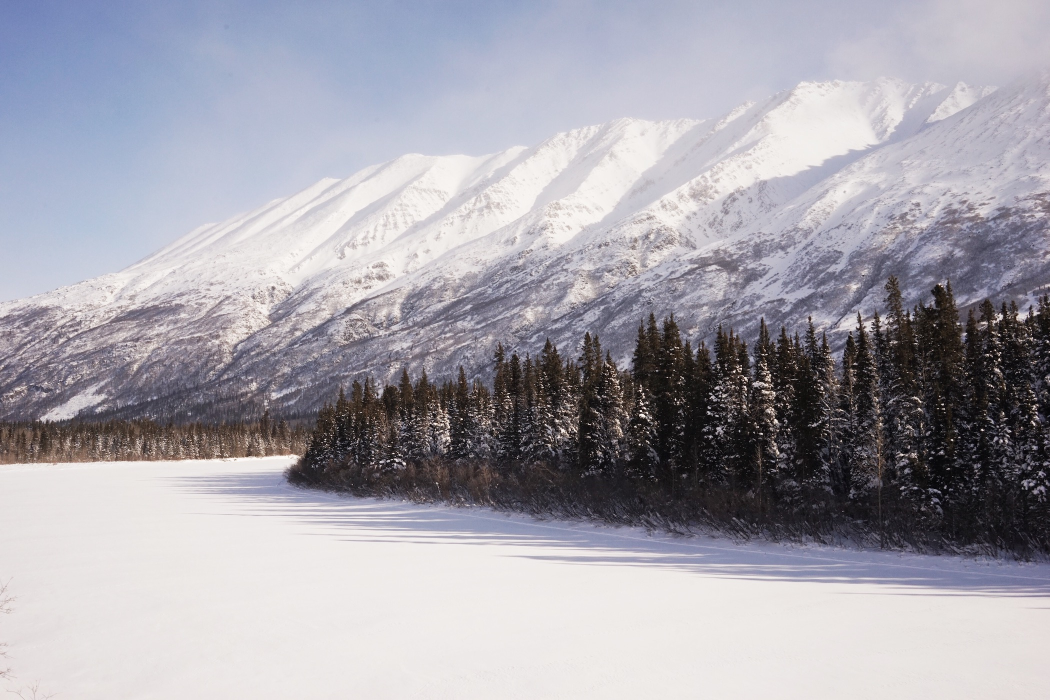
#> input picture image/original/example1.jpg, 2100 x 1400 px, found by its file name (shown at 1/2 size)
$ python '2 demo color.py'
#> lines starting #> are read from the running program, lines starting #| are printed output that depends on the picture; long printed decimals are rounded
### athec/misc.py
# -*- coding: utf-8 -*-
import os, sys, random, shutil, pprint
import cv2
import numpy as np
from PIL import Image, ImageFile

def create_path(filepath):
    filepathfolder = os.path.dirname(filepath)
    if not os.path.exists(filepathfolder): os.makedirs(filepathfolder)

def make_path(filepath, suffix = None):
    imgbasename = os.path.basename(filepath)
    if isinstance(suffix, str):
        imgbasename = imgbasename + "." + suffix
    imgname = imgbasename if imgbasename.lower().endswith(".png") else imgbasename + '.png'
    filepathfolder = os.path.dirname(filepath)
    if not os.path.exists(filepathfolder):
        os.makedirs(filepathfolder)
    newfilepath = os.path.join(filepathfolder, imgname)
    return(newfilepath)

# [18 lines left out: functions copy_file, save_list_to_txt, save_dict_to_txt, not called in this run]

def printd(d):
    pprint.pprint(d, sort_dicts=False)

# [85 lines left out: functions attr_size, attr_mode, tf_resize, tf_binary, not called in this run]

def read_img_rgb(img):
    if isinstance(img, str):
        try:
            img = cv2.imread(img)
            if len(img.shape) == 3:
                img = cv2.cvtColor(img, cv2.COLOR_BGR2RGB)
                return(img)
            elif len(img.shape) == 2:
                img = cv2.cvtColor(img, cv2.COLOR_GRAY2RGB)
                return(img)
            else:
                raise ValueError("Need to provide correct input image")
        except:
            raise ValueError("Can't read file")
    elif isinstance(img, np.ndarray):
        if len(img.shape) == 3:
            return(img)
        elif len(img.shape) == 2:
            img = cv2.cvtColor(img, cv2.COLOR_GRAY2RGB)
            return(img)
        else:
            raise ValueError("Need to provide correct input image")
    else:
        raise ValueError("Need to provide image path or image array")
    return(None)

# [24 lines left out: function read_img_bgr, not called in this run]

def read_img_gray(img):
    if isinstance(img, str):
        try:
            img = cv2.imread(img)
            if len(img.shape) == 3:
                img = cv2.cvtColor(img, cv2.COLOR_BGR2GRAY)
                return(img)
            elif len(img.shape) == 2:
                return(img)
            else:
                raise ValueError("Need to provide correct input image")
        except:
            raise ValueError("Can't read file")
    elif isinstance(img, np.ndarray):
        if len(img.shape) == 3:
            img = cv2.cvtColor(img, cv2.COLOR_RGB2GRAY)
            return(img)
        elif len(img.shape) == 2:
            return(img)
        else:
            raise ValueError("Need to provide correct input image")
    else:
        raise ValueError("Need to provide image path or image array")

# [21 lines left out: functions inspect, split_block, not called in this run]

### athec/color.py
import os, sys, random, warnings
import numpy as np
import cv2
import scipy.stats, scipy.signal, scipy.spatial
import pyemd
from . import misc, colordict

def summary(arr):

    arr = arr.flatten()
    m = np.mean(arr)
    med = np.median(arr)
    std = np.std(arr)
    min = np.amin(arr)
    max = np.amax(arr)
    q1 = np.percentile(arr, 25)
    q3 = np.percentile(arr, 75)
    skew = scipy.stats.skew(arr)
    kurto = scipy.stats.kurtosis(arr)
    value, counts = np.unique(arr, return_counts=True)
    ent = scipy.stats.entropy(counts)
    rlist = [m, med, std, min, max, q1, q3, skew, kurto, ent]
    return(rlist)

def summary_two(arr):
    arr = arr.flatten()
    m = np.mean(arr)
    std = np.std(arr)
    rlist = [m, std]
    return(rlist)

def summary_circular_hue(hue):
    hue = hue.flatten()
    hue = hue.astype("float")
    cm = scipy.stats.circmean(hue, high=180, low=0)
    cstd = scipy.stats.circstd(hue, high=180, low=0)
    rlist = [cm, cstd]
    return(rlist)

def attr_RGB(img,
             return_full = False):
#> called with img = 'image/resize/example1.jpg', return_full = True
    img = misc.read_img_rgb(img)
#> in read_img_rgb, img is the input picture: shape (1400, 2100, 3); mean B, G, R 171.5, 162.9, 165
    rgbR, rgbB, rgbG = cv2.split(img)
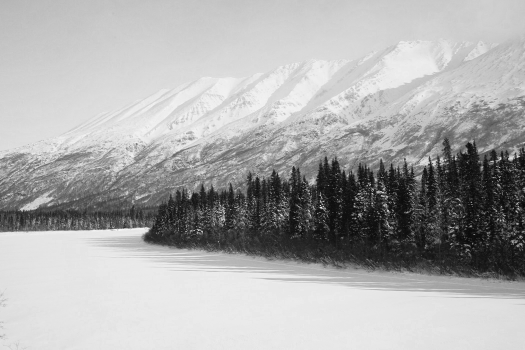
#> rgbG: shape (1400, 2100) (shown at 1/4 size); min 0, max 255, mean 171.5
    if return_full:
        rlist = summary(rgbR) + summary(rgbG) + summary(rgbB)
#> in summary, `m = np.mean(arr)`: m = 165
#> in summary, `med = np.median(arr)`: med = 185
#> in summary, `std = np.std(arr)`: std = 69.88
#> in summary, `min = np.amin(arr)`: min = 0
#> in summary, `max = np.amax(arr)`: max = 255
#> in summary, `q1 = np.percentile(arr, 25)`: q1 = 121
#> in summary, `q3 = np.percentile(arr, 75)`: q3 = 231
#> in summary, `skew = scipy.stats.skew(arr)`: skew = -0.762
#> in summary, `kurto = scipy.stats.kurtosis(arr)`: kurto = -0.618
#> in summary, `value, counts = np.unique(arr, return_counts=True)`: value = 256 values from 0 to 255; counts = 256 values, max 111708 at index 239, min 124 at index 254, mean 11484.4
#> in summary, `ent = scipy.stats.entropy(counts)`: ent = 5.16
#> in summary, `rlist = [m, med, std, min, max, q1, q3, skew, kurto, ent]`: rlist = [165, 185, 69.88, 0, 255, 121, 231, -0.762, -0.618, 5.16]
#> rlist = 30 values, max 255 at index 4, min -1.1 at index 17, mean 103.7
        statnames = ["mean","median","std_dev","min","max","quartile_1","quartile_3","skew","kurtosis","entropy"]
    else:
        rlist = summary_two(rgbR) + summary_two(rgbG) + summary_two(rgbB)
        statnames = ["mean","std_dev"]

    channelnames = ["RGB_R", "RGB_G", "RGB_B"]
    attributes = ["_".join([var1, var2]) for var1 in channelnames for var2 in statnames]
    d = dict(zip(attributes, rlist))
#> d = 30 items
    return(d)

def attr_HSV(img,
             return_full = False):
    img = misc.read_img_rgb(img)
    hsv = cv2.cvtColor(img, cv2.COLOR_RGB2HSV)
    hsvH, hsvS, hsvV = cv2.split(hsv)
    if return_full:
        rlist = summary(hsvH) + summary(hsvS) + summary(hsvV) + summary_circular_hue(hsvH)
        statnames = ["mean","median","std_dev","min","max","quartile_1","quartile_3","skew","kurtosis","entropy"]
    else:
        rlist = summary_two(hsvH) + summary_two(hsvS) + summary_two(hsvV) + summary_circular_hue(hsvH)
        statnames = ["mean","std_dev"]

    channelnames = ["HSV_H", "HSV_S", "HSV_V"]
    attributes = ["_".join([var1, var2]) for var1 in channelnames for var2 in statnames]
    attributes.extend(["HSV_H_circular_mean", "HSV_H_circular_std_dev"])
    d = dict(zip(attributes, rlist))
    return(d)

def attr_HSL(img,
             return_full = False):
    img = misc.read_img_rgb(img)
    hls = cv2.cvtColor(img, cv2.COLOR_RGB2HLS)
    hslH, hslL, hslS = cv2.split(hls)
    if return_full:
        rlist = summary(hslH) + summary(hslS) + summary(hslL) + summary_circular_hue(hslH)
        statnames = ["mean","median","std_dev","min","max","quartile_1","quartile_3","skew","kurtosis","entropy"]
    else:
        rlist = summary_two(hslH) + summary_two(hslS) + summary_two(hslL) + summary_circular_hue(hslH)
        statnames = ["mean","std_dev"]

    channelnames = ["HSL_H", "HSL_S", "HSL_L"]
    attributes = ["_".join([var1, var2]) for var1 in channelnames for var2 in statnames]
    attributes.extend(["HSL_H_circular_mean", "HSL_H_circular_std_dev"])
    d = dict(zip(attributes, rlist))
    return(d)

def attr_XYZ(img,
             return_full = False):
    img = misc.read_img_rgb(img)
    xyz = cv2.cvtColor(img, cv2.COLOR_RGB2XYZ)
    xyzX, xyzY, xyzZ = cv2.split(xyz)
    if return_full:
        rlist = summary(xyzX) + summary(xyzY) + summary(xyzZ)
        statnames = ["mean","median","std_dev","min","max","quartile_1","quartile_3","skew","kurtosis","entropy"]
    else:
        rlist = summary_two(xyzX) + summary_two(xyzY) + summary_two(xyzZ)
        statnames = ["mean","std_dev"]

    channelnames = ["XYZ_X", "XYZ_Y", "XYZ_Z"]
    attributes = ["_".join([var1, var2]) for var1 in channelnames for var2 in statnames]
    d = dict(zip(attributes, rlist))
    return(d)

def attr_Lab(img,
             return_full = False):
    img = misc.read_img_rgb(img)
    lab = cv2.cvtColor(img, cv2.COLOR_RGB2Lab)
    labL, laba, labb = cv2.split(lab)
    if return_full:
        rlist = summary(labL) + summary(laba) + summary(labb)
        statnames = ["mean","median","std_dev","min","max","quartile_1","quartile_3","skew","kurtosis","entropy"]
    else:
        rlist = summary_two(labL) + summary_two(laba) + summary_two(labb)
        statnames = ["mean","std_dev"]

    channelnames = ["Lab_L", "Lab_a", "Lab_b"]
    attributes = ["_".join([var1, var2]) for var1 in channelnames for var2 in statnames]
    d = dict(zip(attributes, rlist))
    return(d)

def tf_grayscale(img,
                 save_path = None):
    rgb = misc.read_img_rgb(img)
    gray = cv2.cvtColor(rgb, cv2.COLOR_RGB2GRAY)
    if isinstance(save_path, str):
        save_path = misc.make_path(save_path)
        cv2.imwrite(save_path, gray)
    return(gray)

def attr_grayscale(img,
                   return_full = False):
    img = misc.read_img_rgb(img)
    gray = cv2.cvtColor(img, cv2.COLOR_RGB2GRAY)
    if return_full:
        rlist = summary(gray)
        statnames = ["mean","median","std_dev","min","max","quartile_1","quartile_3","skew","kurtosis","entropy"]
    else:
        rlist = summary_two(gray)
        statnames = ["mean","std_dev"]

    attributes = ["_".join(["gray", var]) for var in statnames]
    d = dict(zip(attributes, rlist))
    return(d)

def smallest_sublist(alist, target):
    '''Find the smallest sublist in a list with sum greater than a give value'''
    window_sum = 0     # store the current window sum
    left = 0     # store window's starting index
    length = float('inf')    # store the result
    final_left = 0
    final_right = len(alist)     # maintain a sliding window from left to right
    for right in range(len(alist)):     # include current element in the window
        window_sum += alist[right]    # window becomes unstable if its sum becomes more than k
        while window_sum > target and left <= right:
            # update the result if current window's length is less
            # than minimum found so far
            if right - left + 1 < length:
                length = right - left + 1
                final_left = left; final_right = right
            # remove elements from the window's left side till window becomes stable again
            window_sum -= alist[left]
            left = left + 1
    return([length, final_left, final_right])

def attr_contrast_range(img,
                        save_path = None,
                        threshold = 0.90):
    gray = misc.read_img_gray(img)
    hist = np.bincount(gray.ravel(), minlength=256)
    sum = np.sum(hist)
    phist = hist/sum
    minimal = sum * threshold
    min_range, low_idx, high_idx = smallest_sublist(hist, minimal)

    if isinstance(save_path, str):
        from matplotlib import pyplot as plt
        from matplotlib.ticker import PercentFormatter
        color_histogram = 'darkgray'
        color_range = 'lightcoral'

        plt.figure(dpi=200)
        plt.fill_between(range(0,256), 0, phist, color=color_histogram)
        plt.fill_between(range(low_idx, high_idx), 0, phist[low_idx:high_idx], color=color_range)

        plt.xlim([0,256])
        plt.gca().yaxis.set_major_formatter(PercentFormatter(1))
        plt.gca().set_ylim(bottom=0)

        for spine in plt.gca().spines.values(): spine.set_visible(False) # remove frames
        plt.tick_params(axis='both',which='both',bottom=False,top=False,left=False,right=False)

        save_path = misc.make_path(save_path)
        plt.savefig(save_path)
        plt.close()

    d = {'contrast_range':min_range,
         'contrast_range_lower':low_idx,
         'contrast_range_upper':high_idx}
    return(d)

def attr_contrast_peak(img,
                       save_path = None,
                       savgol_filter_window_length = 51,
                       savgol_filter_polyorder = 5,
                       savgol_filter_mode = "constant",
                       argrelmax_order = 20):
    gray = misc.read_img_gray(img)
    hist = np.bincount(gray.ravel(), minlength=256)
    sum = np.sum(hist)
    phist = hist/sum

    # apply a smoothing filter to histogram
    smoothed = scipy.signal.savgol_filter(phist, savgol_filter_window_length, savgol_filter_polyorder, mode = savgol_filter_mode)
    # detect peaks
    peaks = scipy.signal.argrelmax(smoothed, order = argrelmax_order)
    peaks = peaks[0]

    if isinstance(save_path, str):
        from matplotlib import pyplot as plt
        from matplotlib.ticker import PercentFormatter
        plt.figure(dpi=200)

        xs = range(0,256)
        plt.fill_between(xs, 0, phist, color='darkgray')
        plt.plot(smoothed,color='midnightblue',linewidth=1)
        plt.scatter(peaks,np.take(smoothed, peaks),marker='^',color='crimson',s=100,zorder=10)

        plt.xlim([0,256])
        plt.gca().yaxis.set_major_formatter(PercentFormatter(1))
        plt.gca().set_ylim(bottom=0)

        for spine in plt.gca().spines.values(): spine.set_visible(False) # remove frames
        plt.tick_params(axis='both',which='both',bottom=False,top=False,left=False,right=False)

        save_path = misc.make_path(save_path)
        plt.savefig(save_path)
        plt.close()

    npeak = len(peaks)
    if npeak == 0:
        peak_range = -99999
        peak_list = []
        warnings.warn("No peaks are detected! Peak distance is returned as -99999.")
    elif npeak == 1:
        peak_range = -99999
        peak_list = list(peaks)
        warnings.warn("Only one peak is detected! Peak distance is returned as -99999.")
    else:
        peak_range = peaks[-1] - peaks[0]
        peak_list = list(peaks)

    d = {'contrast_n_peak':npeak,
         'contrast_peak_distance':peak_range,
         'contrast_peak_list':peak_list}
    return(d)

def attr_colorful(img):
    rgb = misc.read_img_rgb(img)
    rgb = rgb.astype(float)
    l_rgbR, l_rgbG, l_rgbB = cv2.split(rgb)
    l_rg = l_rgbR - l_rgbG
    l_yb = 0.5*l_rgbR  + 0.5*l_rgbG - l_rgbB
    rg_sd  = np.std(l_rg); rg_mean = np.mean(l_rg)
    yb_sd  = np.std(l_yb); yb_mean = np.mean(l_yb)
    rg_yb_sd = (rg_sd**2 + yb_sd**2)**0.5
    rg_yb_mean = (rg_mean**2 + yb_mean**2)**0.5
    colorful = rg_yb_sd + (rg_yb_mean * 0.3)
    d = {'colorful':colorful}
    return(d)

def attr_colorful_emd(img):
    rgb = misc.read_img_rgb(img)
    h, w = rgb.shape[:2]

    n = 4 # number of bins per channel
    distribution1 = np.empty(n**3)
    distribution1.fill(1/(n**3))    # distribution 1: pixels are evenly distributed in all the bins; the ideal color distribution of a "colorful" image

    rgb4 = rgb//(256/n) # assign each RGB value into bins

    centers = []
    distribution2 = []
    for i in range(0, n):
        for j in range(0, n):
            for k in range(0, n):
                rgb_center = [  (128/n + x*256/n)  for x in [i, j, k]] # center of each bin in RGB color model
                rgb_center = np.array([[rgb_center]]).astype('uint8') # put this pixel as an image and convert to unit8 data type
                luv_center = cv2.cvtColor(rgb_center, cv2.COLOR_RGB2Luv) # center of each bin in LUV color space
                centers.append(  luv_center[0,0,:].astype(float)    ) # attach this center

                npixels = np.sum(np.all(rgb4 == np.array([i,j,k]), axis=2)) # count the number of pixels in this bin in the image
                distribution2.append(npixels)
    distribution2 = np.array(distribution2).astype('float64')
    distribution2 = distribution2/(w*h) # distribution 2: the actual image in the bins

    ntotal = n**3
    distance_matrix = np.zeros([ntotal, ntotal]) # create a distance matrix between all center points
    for i in range(0, ntotal):
        for j in range(0, ntotal):
            distance_matrix[i,j] = scipy.spatial.distance.euclidean(centers[i],centers[j])

    emdist = pyemd.emd(distribution1, distribution2, distance_matrix) # calculate the earth mover's distance between two distributions
    colorful_emd = 128 - emdist # small distance between distribution 1 and 2 means the image is more colorful, so reverse the value
    d = {'colorful_emd':colorful_emd}
    return(d)

# [125 lines left out: functions attr_color_percentage, hue_colors, attr_hue_count, not called in this run]

### 2 demo color.py
import os
from athec import misc, color, colordict

img_folder = os.path.join("image", "original")
resize_folder = os.path.join("image", "resize")
tf_folder = os.path.join("image", "transform")

imgname = "example1.jpg"
img = os.path.join(resize_folder, imgname)

"""
Calculate summary statistics of RGB channels.
return_full (optional, default False): bool. If set to True, ten summary statistics will be returned. Otherwise only mean and standard deviation are returned.
"""
result = color.attr_RGB(img, return_full = True)
#> result = 30 items
misc.printd(result)
#> (printed output is left out)

"""
Calculate summary statistics of HSV channels.
"""
result = color.attr_HSV(img)
#> in attr_HSV, `hsvH, hsvS, hsvV = cv2.split(hsv)`:
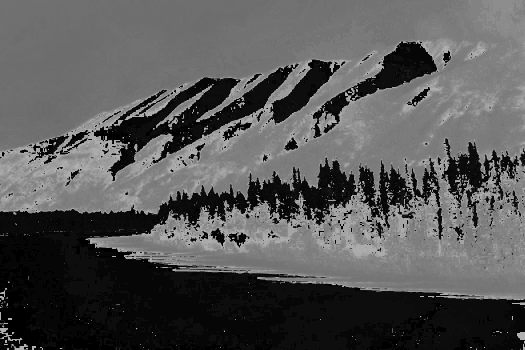
#> hsvH: shape (1400, 2100) (shown at 1/4 size); min 0, max 179, mean 85.9
#> in attr_HSV, `hsvH, hsvS, hsvV = cv2.split(hsv)`:
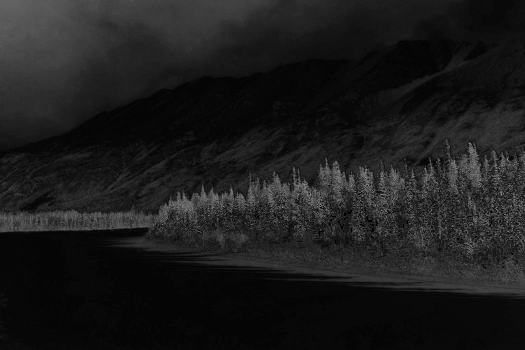
#> hsvS: shape (1400, 2100) (shown at 1/4 size); min 0, max 255, mean 27.8
#> in summary_two, `m = np.mean(arr)`: m = 85.89
#> in summary_two, `std = np.std(arr)`: std = 61.36
#> in summary_two, `rlist = [m, std]`: rlist = [85.89, 61.36]
#> in summary_circular_hue, `cm = scipy.stats.circmean(hue, high=180, low=0)`: cm = 151.5
#> in summary_circular_hue, `cstd = scipy.stats.circstd(hue, high=180, low=0)`: cstd = 35.04
#> in summary_circular_hue, `rlist = [cm, cstd]`: rlist = [151.5, 35.04]
#> in attr_HSV, `rlist = summary_two(hsvH) + summary_two(hsvS) + summary_two(hsvV) + su..`: rlist = [85.89, 61.36, 27.77, 27.22, 174.9, 70.07, 151.5, 35.04]
#> in attr_HSV, `d = dict(zip(attributes, rlist))`: d = {'HSV_H_mean': 85.89, 'HSV_H_std_dev': 61.36, 'HSV_S_mean': 27.77, 'HSV_S_std_dev': 27.22, 'HSV_V_mean': 174.9, 'HSV_V_std_dev': 70.07, 'HSV_H_circular_mean': 151.5, 'HSV_H_circular_std_dev': 35.04}
#> result has the same summary as d in attr_HSV
misc.printd(result)
#| {'HSV_H_mean': 85.892,
#|  'HSV_H_std_dev': 61.363,
#|  'HSV_S_mean': 27.768,
#|  'HSV_S_std_dev': 27.221,
#|  'HSV_V_mean': 174.856,
#|  'HSV_V_std_dev': 70.074,
#> (further printed lines are left out)

"""
Calculate summary statistics of HSL channels.
"""
result = color.attr_HSL(img)
#> in attr_HSL, `hslH, hslL, hslS = cv2.split(hls)`:
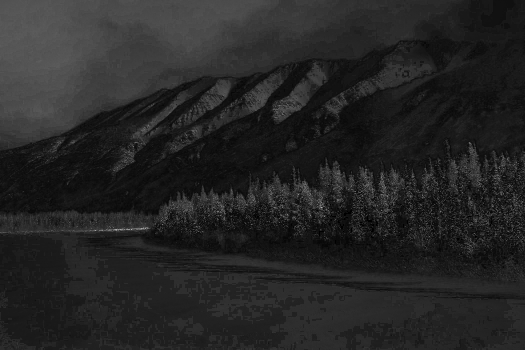
#> hslS: shape (1400, 2100) (shown at 1/4 size); min 0, max 255, mean 37.1
#> in attr_HSL, `rlist = summary_two(hslH) + summary_two(hslS) + summary_two(hslL) + su..`: rlist = [85.87, 61.34, 37.1, 24.17, 167.7, 69.87, 151.4, 35.02]
#> in attr_HSL, `d = dict(zip(attributes, rlist))`: d = {'HSL_H_mean': 85.87, 'HSL_H_std_dev': 61.34, 'HSL_S_mean': 37.1, 'HSL_S_std_dev': 24.17, 'HSL_L_mean': 167.7, 'HSL_L_std_dev': 69.87, 'HSL_H_circular_mean': 151.4, 'HSL_H_circular_std_dev': 35.02}
#> result has the same summary as d in attr_HSL
misc.printd(result)
#| {'HSL_H_mean': 85.872,
#|  'HSL_H_std_dev': 61.338,
#|  'HSL_S_mean': 37.100,
#|  'HSL_S_std_dev': 24.167,
#|  'HSL_L_mean': 167.737,
#|  'HSL_L_std_dev': 69.873,
#> (further printed lines are left out)

"""
Calculate summary statistics of XYZ channels
"""
result = color.attr_XYZ(img)
#> in attr_XYZ, `xyzX, xyzY, xyzZ = cv2.split(xyz)`:
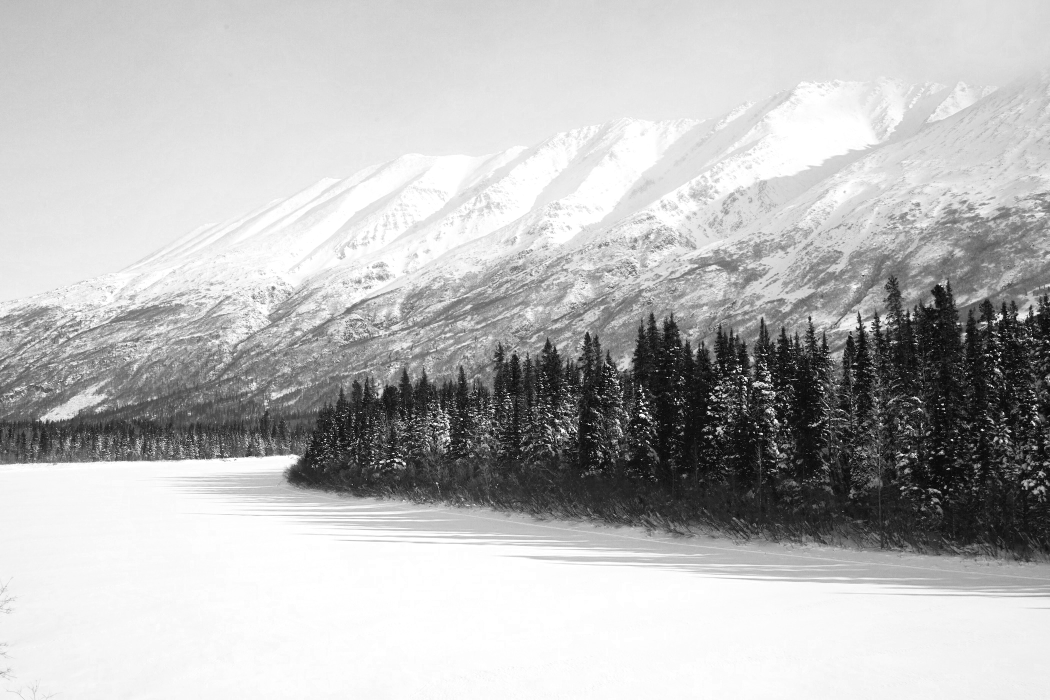
#> xyzZ: shape (1400, 2100) (shown at 1/2 size); min 0, max 255, mean 185.4
#> (the rest of the program and of its run is left out)
